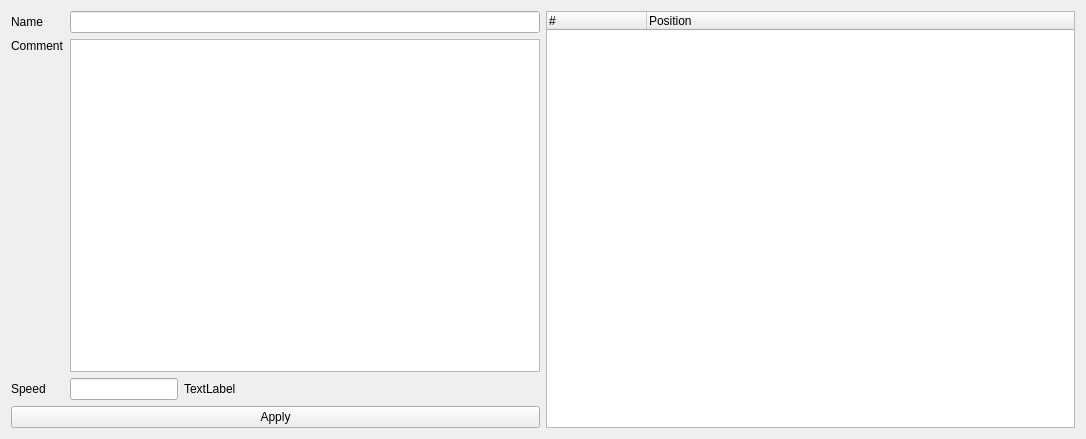
<?xml version="1.0" encoding="UTF-8"?>
<ui version="4.0">
 <class>IOverlayDistanceEditWidget</class>
 <widget class="QWidget" name="IOverlayDistanceEditWidget">
  <property name="geometry">
   <rect>
    <x>0</x>
    <y>0</y>
    <width>1086</width>
    <height>439</height>
   </rect>
  </property>
  <property name="windowTitle">
   <string>Form</string>
  </property>
  <layout class="QHBoxLayout" name="horizontalLayout_3">
   <item>
    <layout class="QVBoxLayout" name="verticalLayout">
     <item>
      <layout class="QHBoxLayout" name="horizontalLayout_2">
       <item>
        <layout class="QGridLayout" name="gridLayout">
         <item row="2" column="0">
          <widget class="QLabel" name="label_4">
           <property name="text">
            <string>Speed</string>
           </property>
          </widget>
         </item>
         <item row="2" column="1">
          <layout class="QHBoxLayout" name="horizontalLayout">
           <item>
            <widget class="QLineEdit" name="lineSpeed">
             <property name="sizePolicy">
              <sizepolicy hsizetype="Minimum" vsizetype="Fixed">
               <horstretch>0</horstretch>
               <verstretch>0</verstretch>
              </sizepolicy>
             </property>
             <property name="text">
              <string/>
             </property>
             <property name="maxLength">
              <number>5</number>
             </property>
            </widget>
           </item>
           <item>
            <widget class="QLabel" name="labelUnit">
             <property name="text">
              <string>TextLabel</string>
             </property>
            </widget>
           </item>
           <item>
            <spacer name="horizontalSpacer">
             <property name="orientation">
              <enum>Qt::Horizontal</enum>
             </property>
             <property name="sizeHint" stdset="0">
              <size>
               <width>38</width>
               <height>18</height>
              </size>
             </property>
            </spacer>
           </item>
          </layout>
         </item>
         <item row="0" column="1">
          <widget class="QLineEdit" name="lineName"/>
         </item>
         <item row="0" column="0">
          <widget class="QLabel" name="label">
           <property name="text">
            <string>Name</string>
           </property>
          </widget>
         </item>
         <item row="1" column="1">
          <widget class="QTextEdit" name="textComment"/>
         </item>
         <item row="1" column="0">
          <widget class="QLabel" name="label_2">
           <property name="text">
            <string>Comment</string>
           </property>
           <property name="alignment">
            <set>Qt::AlignLeading|Qt::AlignLeft|Qt::AlignTop</set>
           </property>
          </widget>
         </item>
        </layout>
       </item>
      </layout>
     </item>
     <item>
      <widget class="QPushButton" name="pushApply">
       <property name="text">
        <string>Apply</string>
       </property>
      </widget>
     </item>
    </layout>
   </item>
   <item>
    <widget class="QTreeWidget" name="treeWidget">
     <property name="contextMenuPolicy">
      <enum>Qt::CustomContextMenu</enum>
     </property>
     <property name="selectionMode">
      <enum>QAbstractItemView::ExtendedSelection</enum>
     </property>
     <property name="rootIsDecorated">
      <bool>false</bool>
     </property>
     <column>
      <property name="text">
       <string notr="true">#</string>
      </property>
     </column>
     <column>
      <property name="text">
       <string>Position</string>
      </property>
     </column>
    </widget>
   </item>
  </layout>
 </widget>
 <resources/>
 <connections/>
</ui>
